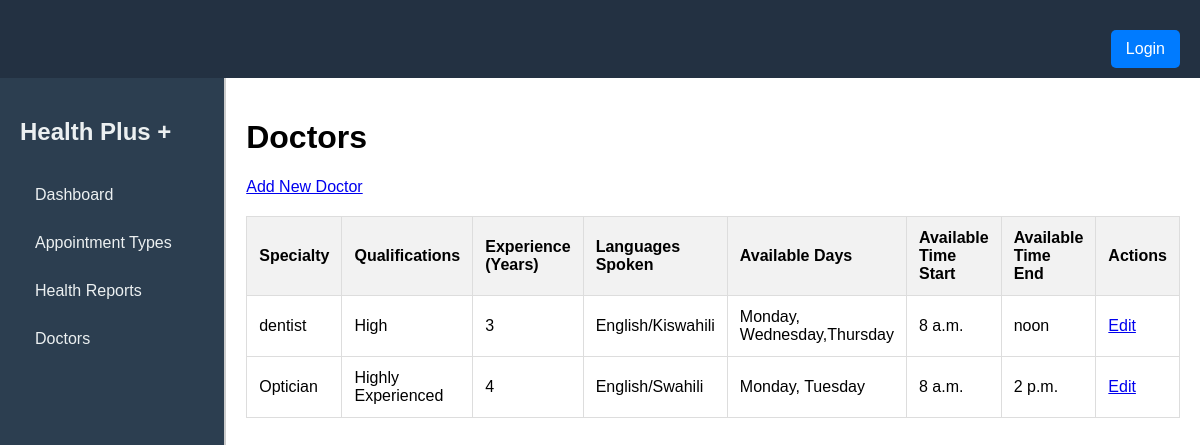
/staff/doctors/, run on the app's committed database.
### booking/models.py (models this page shows, shortened)
class Doctor(models.Model):
    user = models.OneToOneField(User, on_delete=models.CASCADE)
    specialty = models.CharField(max_length=100)
    qualifications = models.TextField()
    experience_years = models.PositiveIntegerField()
    languages_spoken = models.CharField(max_length=100, blank=True)
    rating = models.FloatField(default=0.0)
    available_days = models.CharField(max_length=100)
    available_time_start = models.TimeField()
    available_time_end = models.TimeField()

### staff/views.py (the view)
# urls.py: path('doctors/',views.doctor_list, name='doctor_list'),
def doctor_list(request):
    doctors = Doctor.objects.all()
    return render(request, 'doctors/doctors.html', {'doctors': doctors})

### staff/templates/doctors/doctors.html
{% extends 'staff.html' %}
{% block content %}
<h1>Doctors</h1>
<a href="{% url 'doctor_create' %}">Add New Doctor</a>
<table>
    <thead>
        <tr>
            <th>Specialty</th>
            <th>Qualifications</th>
            <th>Experience (Years)</th>
            <th>Languages Spoken</th>
            <th>Available Days</th>
            <th>Available Time Start</th>
            <th>Available Time End</th>
            <th>Actions</th>
        </tr>
    </thead>
    <tbody>
        {% for doctor in doctors %}
        <tr>
            <td>{{ doctor.specialty }}</td>
            <td>{{ doctor.qualifications }}</td>
            <td>{{ doctor.experience_years }}</td>
            <td>{{ doctor.languages_spoken }}</td>
            <td>{{ doctor.available_days }}</td>
            <td>{{ doctor.available_time_start }}</td>
            <td>{{ doctor.available_time_end }}</td>
            <td>
                <a href="{% url 'doctor_edit' doctor.pk %}">Edit</a>
            </td>
        </tr>
        {% endfor %}
    </tbody>
</table>
{% endblock %}

### staff/templates/staff.html (style rules this page uses)
html, body { height: 100%; width:100%; margin: 0; padding: 0; }
body { font-family: "Arial", sans-serif; background-color: #f4f7fa; position:fixed; }
table { width: 100%; border-collapse: collapse; margin: 20px 0; }
th, td { padding: 12px; text-align: left; border: 1px solid #ddd; }
th { background-color: #f2f2f2; font-weight: bold; }

### data on the page
Doctor: specialty "dentist", qualifications "High", experience_years "3", languages_spoken "English/Kiswahili", available_days "Monday, Wednesday,Thursday", available_time_start "8 a.m.", available_time_end "noon"
Doctor: specialty "Optician", qualifications "Highly Experienced", experience_years "4", languages_spoken "English/Swahili", available_days "Monday, Tuesday", available_time_start "8 a.m.", available_time_end "2 p.m."
